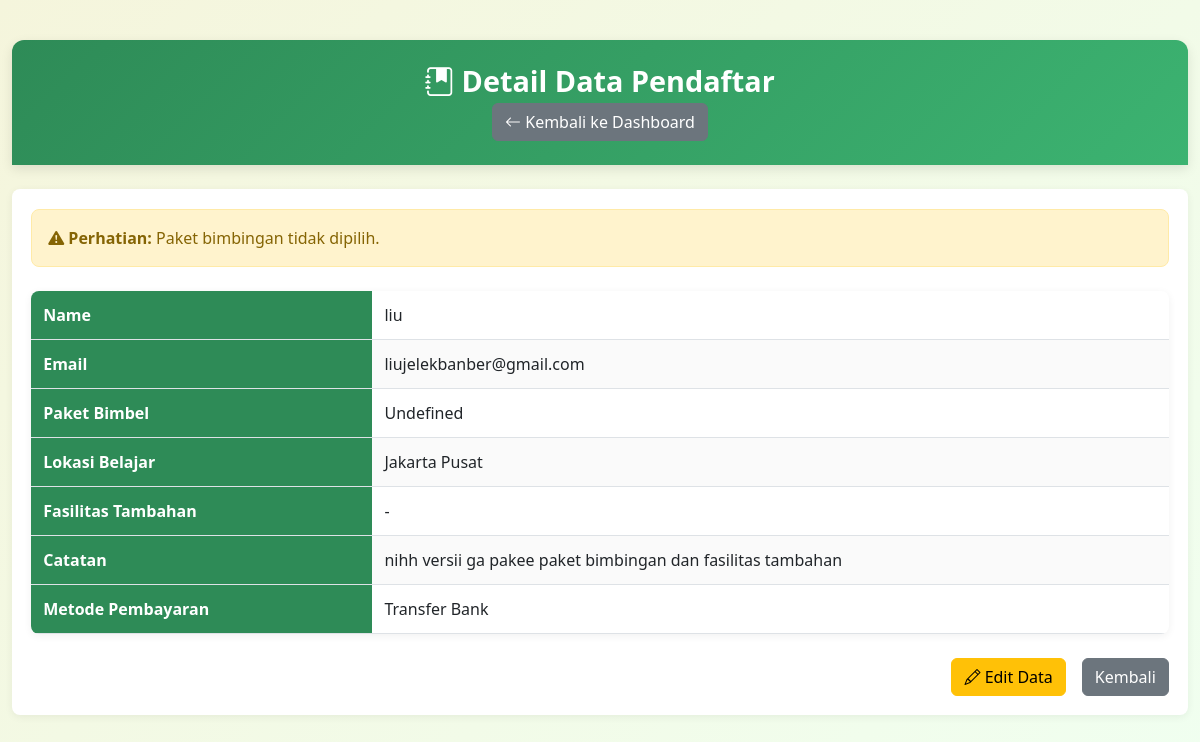
Screenshot of /detail.php?id=19 with the database file from the repository.
### tables this page shows
CREATE TABLE `pendaftar` (
  `id` int(11) NOT NULL,
  `nama` varchar(100) NOT NULL,
  `email` varchar(100) NOT NULL,
  `paket` varchar(50) NOT NULL,
  `fasilitas` text DEFAULT NULL,
  `lokasi` varchar(50) DEFAULT NULL,
  `metode_pembayaran` varchar(50) DEFAULT NULL,
  `catatan` text DEFAULT NULL,
  `price1` int(11) DEFAULT NULL,
  `price2` int(11) DEFAULT NULL,
  `price3` int(11) DEFAULT NULL,
  `price4` int(11) DEFAULT NULL,
  `tax` int(11) DEFAULT NULL,
  `taxes` int(11) DEFAULT NULL,
  `total_biaya` int(11) DEFAULT NULL,
  `tanggal_daftar` datetime NOT NULL DEFAULT current_timestamp()
);

### detail.php (the view, shortened to what this page needs)
<?php
include 'php/koneksi.php';
$id = $_GET['id'];
$sql = "SELECT * FROM pendaftar WHERE id = $id";
$query = mysqli_query($koneksi, $sql);
$data = mysqli_fetch_assoc($query);
?>
<!DOCTYPE html>
<html lang="id">
<head>
    <link href="https://cdn.jsdelivr.net/npm/bootstrap@5.3.2/dist/css/bootstrap.min.css" rel="stylesheet">
    <link rel="stylesheet" href="https://cdn.jsdelivr.net/npm/bootstrap-icons@1.11.1/font/bootstrap-icons.css">
    <link rel="stylesheet" href="style.css">
</head>
<body>
    <div class="container mt-4">
        <div class="header text-center mb-4">
            <h1><i class="bi bi-journal-bookmark-fill"></i> Detail Data Pendaftar</h1>
            <a href="index.php" class="btn btn-secondary">
                <i class="bi bi-arrow-left"></i> Kembali ke Dashboard
            </a>
        </div>
        <div class="card">
            <div class="card-body">
                <?php if ($data['paket'] === 'Undefined' || empty($data['paket'])): ?>
                <div class="undefined-warning mb-4">
                    <i class="bi bi-exclamation-triangle-fill"></i>
                    <strong>Perhatian:</strong> Paket bimbingan tidak dipilih.
                </div>
                <?php endif; ?>
                <table class="result-table">
                    <tr>
                        <th>Name</th>
                        <td><?php echo htmlspecialchars($data['nama']); ?></td>
                    </tr>
                    <tr>
                        <th>Email</th>
                        <td><?php echo htmlspecialchars($data['email']); ?></td>
                    </tr>
                    <tr>
                        <th>Paket Bimbel</th>
                        <td><?php echo htmlspecialchars($data['paket']); ?></td>
                    </tr>
                    <tr>
                        <th>Lokasi Belajar</th>
                        <td><?php echo htmlspecialchars($data['lokasi']); ?></td>
                    </tr>
                    <tr>
                        <th>Fasilitas Tambahan</th>
                        <td>
                            <?php
                            if (!empty($data['fasilitas'])) {
                                echo nl2br(htmlspecialchars($data['fasilitas']));
                            } else {
                                echo '-';
                            }
                            ?>
                        </td>
                    </tr>
                    <tr>
                        <th>Catatan</th>
                        <td><?php echo nl2br(htmlspecialchars($data['catatan'])); ?></td>
                    </tr>
                    <tr>
                        <th>Metode Pembayaran</th>
                        <td><?php echo htmlspecialchars($data['metode_pembayaran']); ?></td>
                    </tr>
                </table>
                <div class="d-grid gap-2 d-md-flex justify-content-md-end mt-4">
                    <a href="edit.php?id=<?php echo $data['id']; ?>" class="btn btn-warning me-md-2">
                        <i class="bi bi-pencil"></i> Edit Data
                    </a>
                    <a href="index.php" class="btn btn-secondary">Kembali</a>
                </div>
            </div>
        </div>
    </div>
</body>
</html>

### style.css (style rules this page uses)
:root { --primary-color: #2E8B57; --secondary-color: #3CB371; --accent-color: #F5F5DC; --text-color: #2F4F4F; --light-color: #F0FFF0; --error-color: #dc3545; --success-color: #198754; --card-color: #FFFFFF; --reset-color: #dc3545; --reset-hover: #c82333; }
* { margin: 0; padding: 0; box-sizing: border-box; }
body { background: linear-gradient(135deg, #F5F5DC 0%, #F0FFF0 100%); color: var(--text-color); font-family: 'Segoe UI', Tahoma, Geneva, Verdana, sans-serif; min-height: 100vh; display: flex; flex-direction: column; padding: 1rem 0; }
.header { background: linear-gradient(135deg, var(--primary-color), var(--secondary-color)); color: white; padding: 1.5rem; border-radius: 12px 12px 0 0; box-shadow: 0 4px 12px rgba(0, 0, 0, 0.1); margin-bottom: 0; }
.header h1 { font-size: 1.8rem; font-weight: 700; margin-bottom: 0.3rem; }
.card { border: none; border-radius: 8px; box-shadow: 0 2px 8px rgba(0, 0, 0, 0.06); transition: all 0.3s ease; background-color: var(--card-color); overflow: hidden; margin-bottom: 1rem; }
.card-body { padding: 1.2rem; }
h1, h2, h3, h4, h5, h6 { font-weight: 700; }
.result-table { width: 100%; border-collapse: collapse; margin: 1rem 0; box-shadow: 0 2px 8px rgba(0, 0, 0, 0.06); border-radius: 8px; overflow: hidden; }
.result-table th, .result-table td { padding: 0.75rem; text-align: left; border-bottom: 1px solid #dee2e6; }
.result-table th { background-color: var(--primary-color); color: white; font-weight: 600; width: 30%; }
.result-table tr:nth-child(even) { background-color: rgba(0, 0, 0, 0.02); }
.undefined-warning { background-color: #fff3cd; border: 1px solid #ffeaa7; color: #856404; padding: 1rem; border-radius: 8px; margin-bottom: 1rem; }
.btn-warning { background-color: #ffc107; border-color: #ffc107; color: #000; }
.container { max-width: 1200px; }

### rows the page displays
pendaftar: nama "liu", email "liujelekbanber@gmail.com", paket "Undefined", lokasi "Jakarta Pusat", catatan "nihh versii ga pakee paket bimbingan dan fasilitas tambahan", metode_pembayaran "Transfer Bank"
